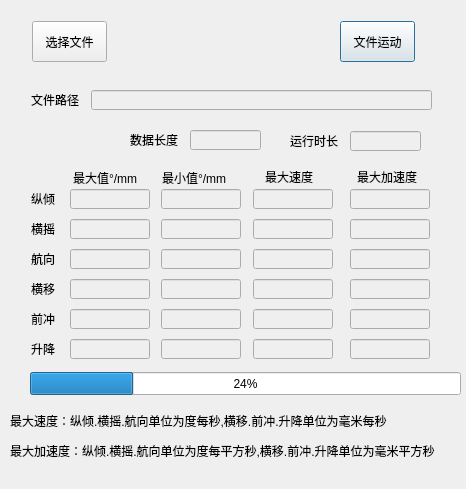
<?xml version="1.0" encoding="UTF-8"?>
<ui version="4.0">
 <class>MotusFileRun</class>
 <widget class="QDialog" name="MotusFileRun">
  <property name="geometry">
   <rect>
    <x>0</x>
    <y>0</y>
    <width>466</width>
    <height>489</height>
   </rect>
  </property>
  <property name="windowTitle">
   <string>Dialog</string>
  </property>
  <widget class="QPushButton" name="fileDataButton">
   <property name="geometry">
    <rect>
     <x>340</x>
     <y>21</y>
     <width>75</width>
     <height>41</height>
    </rect>
   </property>
   <property name="text">
    <string>文件运动</string>
   </property>
  </widget>
  <widget class="QPushButton" name="selectFileButton">
   <property name="geometry">
    <rect>
     <x>32</x>
     <y>21</y>
     <width>75</width>
     <height>41</height>
    </rect>
   </property>
   <property name="text">
    <string>选择文件</string>
   </property>
  </widget>
  <widget class="QLineEdit" name="filePathLineEdit">
   <property name="enabled">
    <bool>false</bool>
   </property>
   <property name="geometry">
    <rect>
     <x>91</x>
     <y>90</y>
     <width>341</width>
     <height>20</height>
    </rect>
   </property>
  </widget>
  <widget class="QLabel" name="filePathLabel">
   <property name="geometry">
    <rect>
     <x>31</x>
     <y>92</y>
     <width>54</width>
     <height>16</height>
    </rect>
   </property>
   <property name="text">
    <string>文件路径</string>
   </property>
  </widget>
  <widget class="QProgressBar" name="progressBar">
   <property name="geometry">
    <rect>
     <x>30</x>
     <y>372</y>
     <width>431</width>
     <height>23</height>
    </rect>
   </property>
   <property name="value">
    <number>24</number>
   </property>
  </widget>
  <widget class="QLabel" name="zongQinLabel">
   <property name="geometry">
    <rect>
     <x>31</x>
     <y>191</y>
     <width>31</width>
     <height>16</height>
    </rect>
   </property>
   <property name="text">
    <string>纵倾</string>
   </property>
  </widget>
  <widget class="QLabel" name="hengYaoLabel">
   <property name="geometry">
    <rect>
     <x>31</x>
     <y>221</y>
     <width>31</width>
     <height>16</height>
    </rect>
   </property>
   <property name="text">
    <string>横摇</string>
   </property>
  </widget>
  <widget class="QLabel" name="hangXiangLabel">
   <property name="geometry">
    <rect>
     <x>31</x>
     <y>251</y>
     <width>31</width>
     <height>16</height>
    </rect>
   </property>
   <property name="text">
    <string>航向</string>
   </property>
  </widget>
  <widget class="QLabel" name="hengYiLabel">
   <property name="geometry">
    <rect>
     <x>31</x>
     <y>281</y>
     <width>31</width>
     <height>16</height>
    </rect>
   </property>
   <property name="text">
    <string>横移</string>
   </property>
  </widget>
  <widget class="QLabel" name="qianChongLabel">
   <property name="geometry">
    <rect>
     <x>31</x>
     <y>311</y>
     <width>31</width>
     <height>16</height>
    </rect>
   </property>
   <property name="text">
    <string>前冲</string>
   </property>
  </widget>
  <widget class="QLabel" name="shengJiangLabel">
   <property name="geometry">
    <rect>
     <x>31</x>
     <y>341</y>
     <width>31</width>
     <height>16</height>
    </rect>
   </property>
   <property name="text">
    <string>升降</string>
   </property>
  </widget>
  <widget class="QLabel" name="maxValueLabel">
   <property name="geometry">
    <rect>
     <x>73</x>
     <y>168</y>
     <width>71</width>
     <height>20</height>
    </rect>
   </property>
   <property name="text">
    <string>最大值°/mm</string>
   </property>
  </widget>
  <widget class="QLineEdit" name="maxZongQinLineEdit">
   <property name="enabled">
    <bool>false</bool>
   </property>
   <property name="geometry">
    <rect>
     <x>70</x>
     <y>189</y>
     <width>80</width>
     <height>20</height>
    </rect>
   </property>
  </widget>
  <widget class="QLineEdit" name="maxHengYaoLineEdit">
   <property name="enabled">
    <bool>false</bool>
   </property>
   <property name="geometry">
    <rect>
     <x>70</x>
     <y>219</y>
     <width>80</width>
     <height>20</height>
    </rect>
   </property>
  </widget>
  <widget class="QLineEdit" name="maxHangXiangLineEdit">
   <property name="enabled">
    <bool>false</bool>
   </property>
   <property name="geometry">
    <rect>
     <x>70</x>
     <y>249</y>
     <width>80</width>
     <height>20</height>
    </rect>
   </property>
  </widget>
  <widget class="QLineEdit" name="maxHengYiLineEdit">
   <property name="enabled">
    <bool>false</bool>
   </property>
   <property name="geometry">
    <rect>
     <x>70</x>
     <y>279</y>
     <width>80</width>
     <height>20</height>
    </rect>
   </property>
  </widget>
  <widget class="QLineEdit" name="maxQianChongLineEdit">
   <property name="enabled">
    <bool>false</bool>
   </property>
   <property name="geometry">
    <rect>
     <x>70</x>
     <y>309</y>
     <width>80</width>
     <height>20</height>
    </rect>
   </property>
  </widget>
  <widget class="QLineEdit" name="maxShengJiangLineEdit">
   <property name="enabled">
    <bool>false</bool>
   </property>
   <property name="geometry">
    <rect>
     <x>70</x>
     <y>339</y>
     <width>80</width>
     <height>20</height>
    </rect>
   </property>
  </widget>
  <widget class="QLineEdit" name="minShengJiangLineEdit">
   <property name="enabled">
    <bool>false</bool>
   </property>
   <property name="geometry">
    <rect>
     <x>161</x>
     <y>339</y>
     <width>80</width>
     <height>20</height>
    </rect>
   </property>
  </widget>
  <widget class="QLabel" name="minValueLabel">
   <property name="geometry">
    <rect>
     <x>162</x>
     <y>168</y>
     <width>78</width>
     <height>20</height>
    </rect>
   </property>
   <property name="text">
    <string>最小值°/mm</string>
   </property>
  </widget>
  <widget class="QLineEdit" name="minHangXiangLineEdit">
   <property name="enabled">
    <bool>false</bool>
   </property>
   <property name="geometry">
    <rect>
     <x>161</x>
     <y>249</y>
     <width>80</width>
     <height>20</height>
    </rect>
   </property>
  </widget>
  <widget class="QLineEdit" name="minZongQinLineEdit">
   <property name="enabled">
    <bool>false</bool>
   </property>
   <property name="geometry">
    <rect>
     <x>161</x>
     <y>189</y>
     <width>80</width>
     <height>20</height>
    </rect>
   </property>
  </widget>
  <widget class="QLineEdit" name="minHengYiLineEdit">
   <property name="enabled">
    <bool>false</bool>
   </property>
   <property name="geometry">
    <rect>
     <x>161</x>
     <y>279</y>
     <width>80</width>
     <height>20</height>
    </rect>
   </property>
  </widget>
  <widget class="QLineEdit" name="minHengYaoLineEdit">
   <property name="enabled">
    <bool>false</bool>
   </property>
   <property name="geometry">
    <rect>
     <x>161</x>
     <y>219</y>
     <width>80</width>
     <height>20</height>
    </rect>
   </property>
  </widget>
  <widget class="QLineEdit" name="minQianChongLineEdit">
   <property name="enabled">
    <bool>false</bool>
   </property>
   <property name="geometry">
    <rect>
     <x>161</x>
     <y>309</y>
     <width>80</width>
     <height>20</height>
    </rect>
   </property>
  </widget>
  <widget class="QLineEdit" name="maxQianChongAccLineEdit">
   <property name="enabled">
    <bool>false</bool>
   </property>
   <property name="geometry">
    <rect>
     <x>350</x>
     <y>309</y>
     <width>80</width>
     <height>20</height>
    </rect>
   </property>
  </widget>
  <widget class="QLabel" name="maxSpeedLabel">
   <property name="geometry">
    <rect>
     <x>265</x>
     <y>167</y>
     <width>51</width>
     <height>20</height>
    </rect>
   </property>
   <property name="text">
    <string>最大速度</string>
   </property>
  </widget>
  <widget class="QLineEdit" name="maxHangXiangSpeedLineEdit">
   <property name="enabled">
    <bool>false</bool>
   </property>
   <property name="geometry">
    <rect>
     <x>253</x>
     <y>249</y>
     <width>80</width>
     <height>20</height>
    </rect>
   </property>
  </widget>
  <widget class="QLineEdit" name="maxZongQinSpeedLineEdit">
   <property name="enabled">
    <bool>false</bool>
   </property>
   <property name="geometry">
    <rect>
     <x>253</x>
     <y>189</y>
     <width>80</width>
     <height>20</height>
    </rect>
   </property>
  </widget>
  <widget class="QLineEdit" name="maxHengYiSpeedLineEdit">
   <property name="enabled">
    <bool>false</bool>
   </property>
   <property name="geometry">
    <rect>
     <x>253</x>
     <y>279</y>
     <width>80</width>
     <height>20</height>
    </rect>
   </property>
  </widget>
  <widget class="QLineEdit" name="maxZongQinAccLineEdit">
   <property name="enabled">
    <bool>false</bool>
   </property>
   <property name="geometry">
    <rect>
     <x>350</x>
     <y>189</y>
     <width>80</width>
     <height>20</height>
    </rect>
   </property>
  </widget>
  <widget class="QLineEdit" name="maxHengYiAccLineEdit">
   <property name="enabled">
    <bool>false</bool>
   </property>
   <property name="geometry">
    <rect>
     <x>350</x>
     <y>279</y>
     <width>80</width>
     <height>20</height>
    </rect>
   </property>
  </widget>
  <widget class="QLineEdit" name="maxHengYaoSpeedLineEdit">
   <property name="enabled">
    <bool>false</bool>
   </property>
   <property name="geometry">
    <rect>
     <x>253</x>
     <y>219</y>
     <width>80</width>
     <height>20</height>
    </rect>
   </property>
  </widget>
  <widget class="QLineEdit" name="maxShengJiangAccLineEdit">
   <property name="enabled">
    <bool>false</bool>
   </property>
   <property name="geometry">
    <rect>
     <x>350</x>
     <y>339</y>
     <width>80</width>
     <height>20</height>
    </rect>
   </property>
  </widget>
  <widget class="QLineEdit" name="maxShengJiangSpeedLineEdit">
   <property name="enabled">
    <bool>false</bool>
   </property>
   <property name="geometry">
    <rect>
     <x>253</x>
     <y>339</y>
     <width>80</width>
     <height>20</height>
    </rect>
   </property>
  </widget>
  <widget class="QLabel" name="maxAccLabel">
   <property name="geometry">
    <rect>
     <x>357</x>
     <y>167</y>
     <width>61</width>
     <height>20</height>
    </rect>
   </property>
   <property name="text">
    <string>最大加速度</string>
   </property>
  </widget>
  <widget class="QLineEdit" name="maxHangXiangAccLineEdit">
   <property name="enabled">
    <bool>false</bool>
   </property>
   <property name="geometry">
    <rect>
     <x>350</x>
     <y>249</y>
     <width>80</width>
     <height>20</height>
    </rect>
   </property>
  </widget>
  <widget class="QLineEdit" name="maxHengYaoAccLineEdit">
   <property name="enabled">
    <bool>false</bool>
   </property>
   <property name="geometry">
    <rect>
     <x>350</x>
     <y>219</y>
     <width>80</width>
     <height>20</height>
    </rect>
   </property>
  </widget>
  <widget class="QLineEdit" name="maxQianChongSpeedLineEdit">
   <property name="enabled">
    <bool>false</bool>
   </property>
   <property name="geometry">
    <rect>
     <x>253</x>
     <y>309</y>
     <width>80</width>
     <height>20</height>
    </rect>
   </property>
  </widget>
  <widget class="QLineEdit" name="dataLenghtLineEdit">
   <property name="enabled">
    <bool>false</bool>
   </property>
   <property name="geometry">
    <rect>
     <x>190</x>
     <y>130</y>
     <width>71</width>
     <height>20</height>
    </rect>
   </property>
  </widget>
  <widget class="QLabel" name="runTimeLabel">
   <property name="geometry">
    <rect>
     <x>290</x>
     <y>131</y>
     <width>51</width>
     <height>20</height>
    </rect>
   </property>
   <property name="text">
    <string>运行时长</string>
   </property>
  </widget>
  <widget class="QLineEdit" name="runTimeLineEdit">
   <property name="enabled">
    <bool>false</bool>
   </property>
   <property name="geometry">
    <rect>
     <x>350</x>
     <y>131</y>
     <width>71</width>
     <height>20</height>
    </rect>
   </property>
  </widget>
  <widget class="QLabel" name="dataLengthLabel">
   <property name="geometry">
    <rect>
     <x>130</x>
     <y>130</y>
     <width>51</width>
     <height>20</height>
    </rect>
   </property>
   <property name="text">
    <string>数据长度</string>
   </property>
  </widget>
  <widget class="QLabel" name="speedremarklabel">
   <property name="geometry">
    <rect>
     <x>10</x>
     <y>440</y>
     <width>441</width>
     <height>21</height>
    </rect>
   </property>
   <property name="text">
    <string>最大加速度：纵倾.横摇.航向单位为度每平方秒,横移.前冲.升降单位为毫米平方秒</string>
   </property>
  </widget>
  <widget class="QLabel" name="posremarklabel">
   <property name="geometry">
    <rect>
     <x>10</x>
     <y>410</y>
     <width>421</width>
     <height>21</height>
    </rect>
   </property>
   <property name="text">
    <string>最大速度：纵倾.横摇.航向单位为度每秒,横移.前冲.升降单位为毫米每秒</string>
   </property>
  </widget>
 </widget>
 <resources/>
 <connections/>
</ui>
